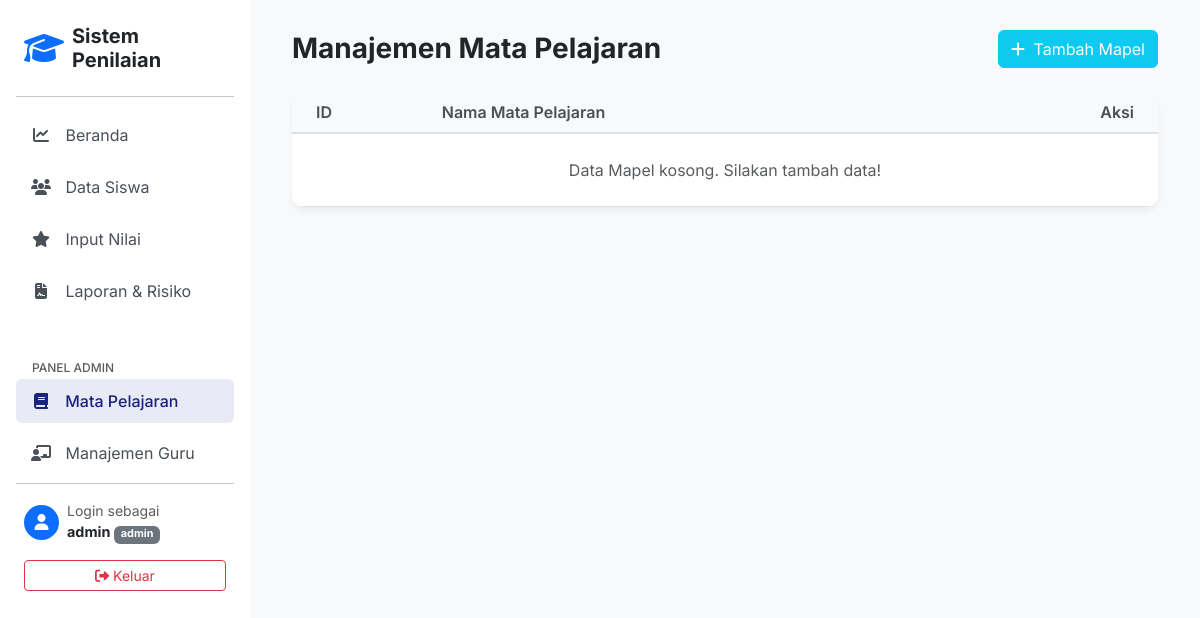
The page /subjects.php (signed in) on the database as committed earlier.
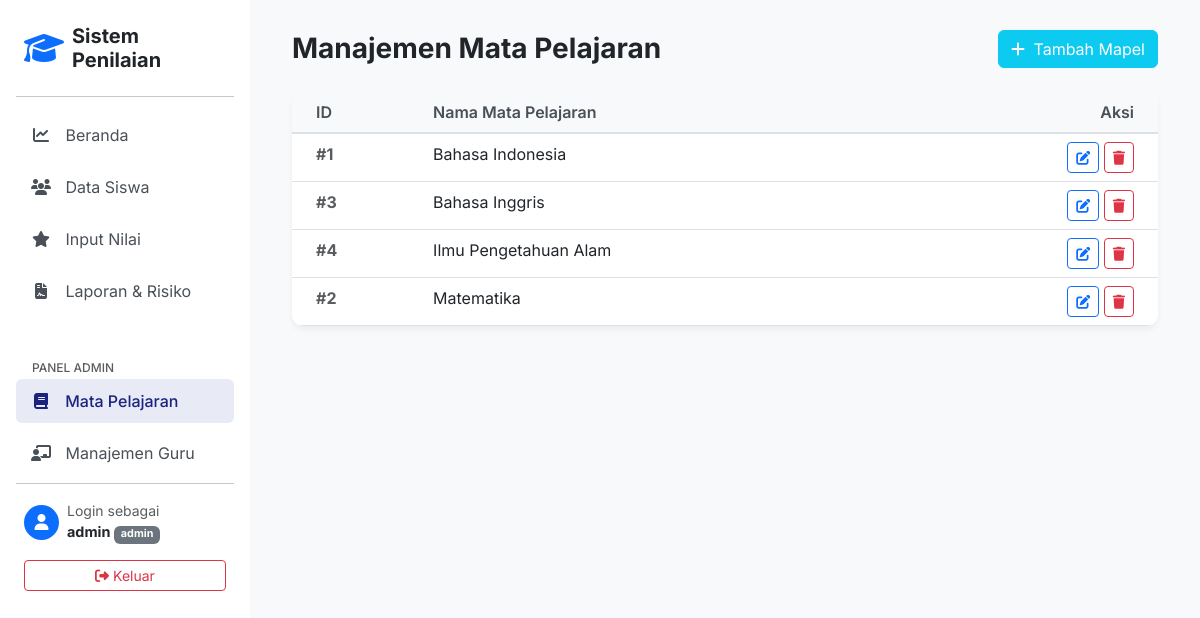
The same page on the database as committed later.
### tables this page shows
CREATE TABLE IF NOT EXISTS subjects (
    id INT AUTO_INCREMENT PRIMARY KEY,
    name VARCHAR(100) NOT NULL UNIQUE
);

### subjects.php (the view, shortened to what this page needs)
<?php
require_once 'config.php';
$subjects = $pdo->query("SELECT * FROM subjects ORDER BY name ASC")->fetchAll();
require_once 'includes/header.php';
require_once 'includes/sidebar.php';
?>
<div class="container-fluid">
    <div class="d-flex justify-content-between align-items-center mb-4">
        <h3 class="fw-bold mb-0">Manajemen Mata Pelajaran</h3>
        <button class="btn btn-info text-white" data-bs-toggle="modal" data-bs-target="#addSubjectModal">
            <i class="fa-solid fa-plus me-1"></i> Tambah Mapel
        </button>
    </div>
    <div class="card table-custom border-0 p-0">
        <div class="card-body p-0">
            <table class="table table-hover mb-0">
                <thead>
                    <tr>
                        <th class="ps-4">ID</th>
                        <th>Nama Mata Pelajaran</th>
                        <th class="text-end pe-4">Aksi</th>
                    </tr>
                </thead>
                <tbody>
                    <?php foreach ($subjects as $s): ?>
                    <tr>
                        <td class="ps-4 fw-bold text-muted">#<?= $s['id'] ?></td>
                        <td><?= htmlspecialchars($s['name']) ?></td>
                        <td class="text-end pe-4">
                            <button class="btn btn-sm btn-outline-primary" data-bs-toggle="modal" data-bs-target="#editModal<?= $s['id'] ?>">
                                <i class="fa-solid fa-pen-to-square"></i>
                            </button>
                            <form method="POST" class="d-inline" onsubmit="return confirm('Apakah Anda yakin ingin menghapus mapel ini? Semua nilai terkait juga akan terhapus.');">
                                <button type="submit" class="btn btn-sm btn-outline-danger">
                                    <i class="fa-solid fa-trash"></i>
                                </button>
                            </form>
                        </td>
                    </tr>
                    <?php endforeach; ?>
                    <?php if (count($subjects) === 0): ?>
                    <tr>
                        <td colspan="3" class="text-center py-4 text-muted">Data Mapel kosong. Silakan tambah data!</td>
                    </tr>
                    <?php endif; ?>
                </tbody>
            </table>
        </div>
    </div>
</div>
<?php require_once 'includes/footer.php'; ?>

### includes/header.php (shortened to what this page needs)
<!DOCTYPE html>
<html lang="en">
<head>
    <link href="https://cdn.jsdelivr.net/npm/bootstrap@5.3.0/dist/css/bootstrap.min.css" rel="stylesheet">
    <link rel="stylesheet" href="https://cdnjs.cloudflare.com/ajax/libs/font-awesome/6.4.0/css/all.min.css">
    <link rel="stylesheet" href="assets/css/style.css">
</head>
<body>
    <div class="d-flex">

### includes/sidebar.php
<div class="sidebar p-3" style="width: 250px;">
    <div class="d-flex align-items-center mb-4 px-2 mt-2">
        <i class="fa-solid fa-graduation-cap fa-2x text-primary me-2"></i>
        <h5 class="mb-0 fw-bold brand-text">Sistem<br>Penilaian</h5>
    </div>
    <hr>
    <ul class="nav flex-column">
        <li class="nav-item">
            <a href="dashboard.php" class="nav-link <?= basename($_SERVER['PHP_SELF']) == 'dashboard.php' ? 'active' : '' ?>">
                <i class="fa-solid fa-chart-line"></i> Beranda
            </a>
        </li>
        <li class="nav-item">
            <a href="students.php" class="nav-link <?= basename($_SERVER['PHP_SELF']) == 'students.php' ? 'active' : '' ?>">
                <i class="fa-solid fa-users"></i> Data Siswa
            </a>
        </li>
        <li class="nav-item">
            <a href="grades.php" class="nav-link <?= basename($_SERVER['PHP_SELF']) == 'grades.php' ? 'active' : '' ?>">
                <i class="fa-solid fa-star"></i> Input Nilai
            </a>
        </li>
        <li class="nav-item">
            <a href="reports.php" class="nav-link <?= basename($_SERVER['PHP_SELF']) == 'reports.php' ? 'active' : '' ?>">
                <i class="fa-solid fa-file-contract"></i> Laporan & Risiko
            </a>
        </li>
        <?php if(isset($_SESSION['role']) && $_SESSION['role'] === 'admin'): ?>
        <li class="nav-item mt-3">
            <h6 class="sidebar-heading px-3 mt-4 mb-1 text-muted text-uppercase" style="font-size: 0.75rem;">
                <span>Panel Admin</span>
            </h6>
        </li>
        <li class="nav-item">
            <a href="subjects.php" class="nav-link <?= basename($_SERVER['PHP_SELF']) == 'subjects.php' ? 'active' : '' ?>">
                <i class="fa-solid fa-book"></i> Mata Pelajaran
            </a>
        </li>
        <li class="nav-item">
            <a href="teachers.php" class="nav-link <?= basename($_SERVER['PHP_SELF']) == 'teachers.php' ? 'active' : '' ?>">
                <i class="fa-solid fa-chalkboard-user"></i> Manajemen Guru
            </a>
        </li>
        <?php endif; ?>
    </ul>
    <hr class="mt-auto">
    <div class="px-2 pb-3">
        <div class="d-flex align-items-center mb-3">
            <div class="bg-primary text-white rounded-circle d-flex align-items-center justify-content-center me-2" style="width: 35px; height: 35px;">
                <i class="fa-solid fa-user"></i>
            </div>
            <div>
                <small class="d-block text-muted">Login sebagai</small>
                <div class="fw-bold" style="font-size: 0.9rem;">
                    <?= isset($_SESSION['username']) ? htmlspecialchars($_SESSION['username']) : 'User' ?>
                    <span class="badge bg-secondary"><?= isset($_SESSION['role']) ? htmlspecialchars($_SESSION['role']) : '' ?></span>
                </div>
            </div>
        </div>
        <a href="logout.php" class="btn btn-outline-danger w-100 btn-sm">
            <i class="fa-solid fa-right-from-bracket"></i> Keluar
        </a>
    </div>
</div>
<div class="flex-grow-1 bg-light main-content">

### includes/footer.php (shortened to what this page needs)
    </div>
</div>
</body>
</html>

### assets/css/style.css (style rules this page uses)
body { font-family: 'Inter', 'Roboto', sans-serif; background-color: #f4f6f9; }
.sidebar { min-height: 100vh; background-color: #ffffff; box-shadow: 2px 0 10px rgba(0,0,0,0.05); }
.sidebar .nav-link { color: #495057; margin-bottom: 0.5rem; border-radius: 6px; padding: 10px 15px; transition: all 0.2s ease; }
.sidebar .nav-link:hover, .sidebar .nav-link.active { background-color: #e8eaf6; color: #1a237e; font-weight: 500; }
.sidebar .nav-link i { margin-right: 10px; width: 20px; text-align: center; }
.table-custom { background: white; border-radius: 12px; overflow: hidden; box-shadow: 0 4px 6px rgba(0,0,0,0.05); }
.table-custom th { background-color: #f8f9fa; border-bottom: 2px solid #dee2e6; font-weight: 600; color: #495057; }
.main-content { padding: 30px; }

Rows that differ between the two databases and show on the page:
added subjects: id "1", name "Bahasa Indonesia"
added subjects: id "3", name "Bahasa Inggris"
added subjects: id "4", name "Ilmu Pengetahuan Alam"
added subjects: id "2", name "Matematika"
Other text that changed with them:
text no longer shown: "Data Mapel kosong. Silakan tambah data!"
